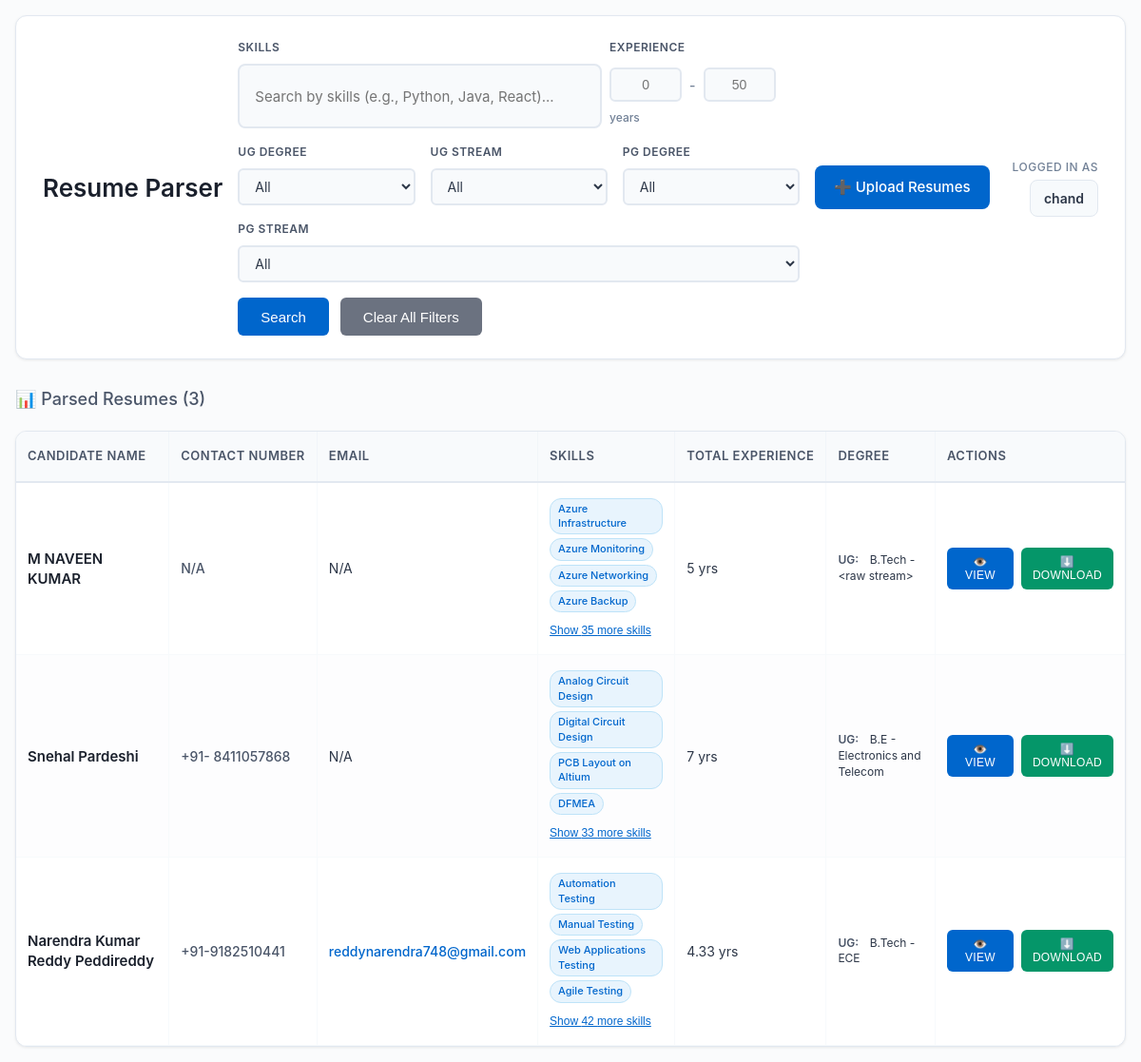
The page /parser/get-resumes/ (signed in) on the database its author committed.
### authentication/models.py (models this page shows, shortened)
class User(AbstractBaseUser, PermissionsMixin):
    first_name = models.CharField(max_length=50)
    last_name = models.CharField(max_length=50)
    email = models.EmailField(unique=True)
    mobile = models.CharField(max_length=15)
    username = models.CharField(max_length=50, unique=True)
    is_active = models.BooleanField(default=True)
    is_admin = models.BooleanField(default=False)
    role = models.CharField(max_length=50, blank=True, null=True)
    date_of_joining = models.DateField(default=timezone.now)
    last_day_of_working = models.DateField(blank=True, null=True)
    objects = CustomUserManager()
    USERNAME_FIELD = 'email'
    REQUIRED_FIELDS = ['username', 'first_name', 'last_name']

### parser/models.py (models this page shows, shortened)
class Resume(models.Model):
    filename = models.CharField(max_length=255)
    name = models.CharField(max_length=255, null=True, blank=True)
    email = models.EmailField(null=True, blank=True)
    phone = models.CharField(max_length=50, null=True, blank=True)
    linkedin = models.URLField(null=True, blank=True)
    github = models.URLField(null=True, blank=True)
    skills = models.TextField(null=True, blank=True)  # JSON string
    ug_degree = models.CharField(max_length=255, null=True, blank=True)
    ug_college = models.CharField(max_length=255, null=True, blank=True)
    ug_year = models.IntegerField(null=True, blank=True)
    pg_degree = models.CharField(max_length=255, null=True, blank=True)
    pg_college = models.CharField(max_length=255, null=True, blank=True)
    pg_year = models.IntegerField(null=True, blank=True)
    total_experience_years = models.CharField(max_length=20, null=True, blank=True)
    work_experience = models.TextField(null=True, blank=True)  # JSON string
    raw_resume = models.BinaryField(null=True, blank=True)
    mime_type = models.CharField(max_length=100, null=True, blank=True)
    uploaded_by = models.ForeignKey(settings.AUTH_USER_MODEL, on_delete=models.SET_NULL, null=True, blank=True)
    content_hash = models.CharField(max_length=64, db_index=True, null=True, blank=True)  # SHA256 hash
    created_at = models.DateTimeField(auto_now_add=True)
    class Meta:
        db_table = 'resumes'
    def get_skills_list(self):
        if self.skills:
            try:
                return json.loads(self.skills)
            except:
                return []
        return []

### parser/views.py (the view)
# urls.py: path('get-resumes/', views.get_resumes, name='get_resumes'),
@login_required
def get_resumes(request):
    if request.user.is_admin:
        resumes = Resume.objects.all().order_by('-created_at')
    else:
        resumes = Resume.objects.filter(uploaded_by=request.user).order_by('-created_at')
    context = {'resumes': resumes}
    return render(request, 'parser/list_resume.html', context)

### templates/parser/list_resume.html (shortened to what this page needs)
<!DOCTYPE html>
<html lang="en">
<head>
</head>
<body>
    <div class="header">
        <h1>Resume Parser</h1>
        <div class="filter-container">
            <div class="filter-row">
                <div class="skill-search-container">
                    <label class="skill-search-label">Skills</label>
                    <div class="skill-search-box" id="skillSearchBox">
                        <input type="text" class="skill-search-input" id="skillSearchInput"
                               placeholder="Search by skills (e.g., Python, Java, React)..."
                               autocomplete="off">
                    </div>
                </div>
                <div class="experience-filter-container">
                    <div class="experience-filter-label">Experience</div>
                    <div class="experience-inputs">
                        <input type="number" class="experience-input" id="minExperience"
                               placeholder="0" min="0" max="50"
                               title="Minimum years of experience">
                        <span class="experience-separator">-</span>
                        <input type="number" class="experience-input" id="maxExperience"
                               placeholder="50" min="0" max="50"
                               title="Maximum years of experience">
                    </div>
                    <div class="experience-unit">years</div>
                </div>
            </div>
            <div class="education-filter-row">
                <div class="education-filter-group">
                    <label class="education-filter-label">UG Degree</label>
                    <select class="education-select" id="ugDegreeFilter">
                        <option value="">All</option>
                    </select>
                </div>
                <div class="education-filter-group">
                    <label class="education-filter-label">UG Stream</label>
                    <select class="education-select" id="ugStreamFilter">
                        <option value="">All</option>
                    </select>
                </div>
                <div class="education-filter-group">
                    <label class="education-filter-label">PG Degree</label>
                    <select class="education-select" id="pgDegreeFilter">
                        <option value="">All</option>
                    </select>
                </div>
                <div class="education-filter-group">
                    <label class="education-filter-label">PG Stream</label>
                    <select class="education-select" id="pgStreamFilter">
                        <option value="">All</option>
                    </select>
                </div>
            </div>
            <div class="button-row">
                <button class="search-button" id="searchButton">Search</button>
                <button class="clear-button" id="clearButton">Clear All Filters</button>
            </div>
        </div>
        <div class="header-right">
            <a href="{% url 'parser:index' %}" class="upload-link">
                ➕ Upload Resumes
            </a>
            <div class="user-section">
                <div class="user-label">Logged in as</div>
                <div class="username">{{ user.username }}</div>
            </div>
        </div>
    </div>
    <div class="resume-count">
        📊 Parsed Resumes (<span id="resumeCount">{{ resumes.count }}</span>)
    </div>
    <div class="table-container">
        <table id="resumeTable">
            <thead>
                <tr>
                    <th>Candidate Name</th>
                    <th>Contact Number</th>
                    <th>Email</th>
                    <th>Skills</th>
                    <th>Total Experience</th>
                    <th>Degree</th>
                    <th>Actions</th>
                </tr>
            </thead>
            <tbody id="resumeTableBody">
                {% for resume in resumes %}
                <tr data-resume-id="{{ resume.id }}">
                    <td data-label="Candidate Name">{{ resume.name|default:"N/A" }}</td>
                    <td data-label="Contact Number">{{ resume.phone|default:"N/A" }}</td>
                    <td data-label="Email">
                        {% if resume.email and resume.email != "N/A" %}
                            <a href="mailto:{{ resume.email }}">{{ resume.email }}</a>
                        {% else %}
                            N/A
                        {% endif %}
                    </td>
                    <td data-label="Skills">
                        {% if resume.get_skills_list %}
                            <div class="skills-container skills-collapsed" id="skills-{{ resume.id }}">
                                <div class="skills-preview">
                                    <div class="skills-main">
                                        {% for skill in resume.get_skills_list|slice:":4" %}
                                        <span class="skill-tag-display">{{ skill }}</span>
                                        {% endfor %}
                                    </div>
                                    {% if resume.get_skills_list|length > 4 %}
                                    <button class="skills-expand-btn" onclick="toggleSkills('{{ resume.id }}')">
                                        Show {{ resume.get_skills_list|length|add:"-4" }} more skills
                                    </button>
                                    {% endif %}
                                </div>
                            </div>
                        {% else %}
                            N/A
                        {% endif %}
                    </td>
                    <td data-label="Total Experience">
                        <div class="experience">
                            {% if resume.total_experience_years and resume.total_experience_years != "N/A" %}
                                {{ resume.total_experience_years }} yrs
                            {% else %}
                                N/A
                            {% endif %}
                        </div>
                    </td>
                    <td data-label="Degree">
                        <div class="degree-info">
                            {% if resume.ug_degree or resume.pg_degree %}
                                {% if resume.ug_degree and resume.ug_degree != "N/A" %}
                                    <span class="degree-item">
                                        <span class="degree-label">UG:</span>
                                        <span class="degree-value">{{ resume.ug_degree }}</span>
                                    </span>
                                {% endif %}
                            {% else %}
                                N/A
                            {% endif %}
                        </div>
                    </td>
                    <td data-label="Actions">
                        <div class="actions">
                            <button class="btn-action btn-view" onclick="viewResume('{{ resume.id }}')">
                                👁️ View
                            </button>
                            <button class="btn-action btn-download" onclick="downloadResume('{{ resume.id }}')">
                                ⬇️ Download
                            </button>
                        </div>
                    </td>
                </tr>
                {% endfor %}
            </tbody>
        </table>
    </div>
</body>
</html>

### rows shown on the page
User: username "chand"
Resume: name "M NAVEEN KUMAR", phone "N/A", get_skills_list "Azure Infrastructure" "Azure Monitoring" "Azure Networking" "Azure Backup", get_skills_list|length "35", total_experience_years "5", ug_degree "B.Tech - <raw stream>"
Resume: name "Snehal Pardeshi", phone "+91- 8411057868", shows "N/A", get_skills_list "Analog Circuit Design" "Digital Circuit Design" "PCB Layout on Altium" "DFMEA", get_skills_list|length "33", total_experience_years "7", ug_degree "B.E - Electronics and Telecom"
Resume: name "Narendra Kumar Reddy Peddireddy", phone "+91-9182510441", email "reddynarendra748@gmail.com", get_skills_list "Automation Testing" "Manual Testing" "Web Applications Testing" "Agile Testing", get_skills_list|length "42", total_experience_years "4.33", ug_degree "B.Tech - ECE"

### other values the page prints
{{ resumes.count }} "3"
